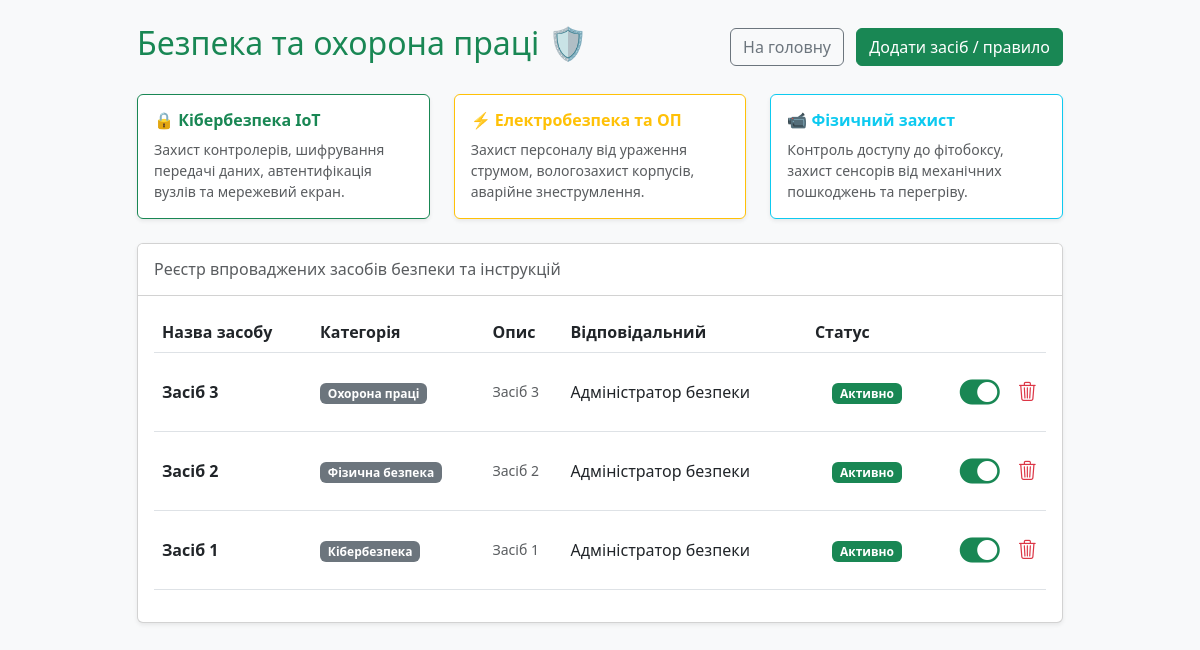
The page /security/ on the database as committed earlier.
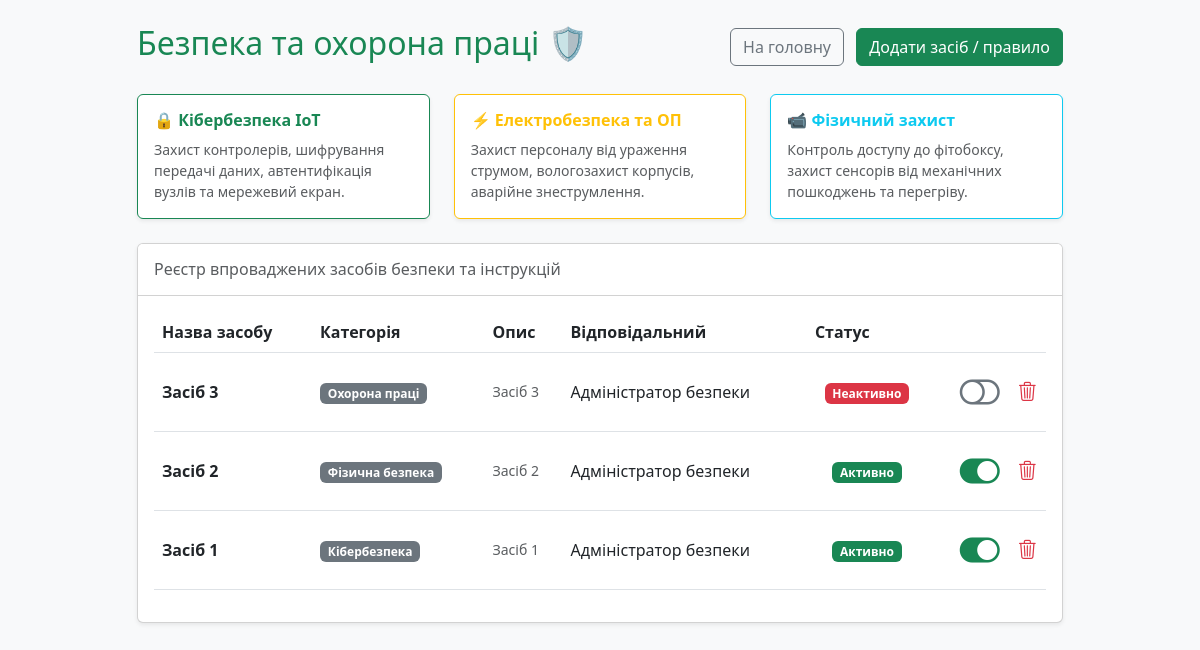
The same page on the database as committed later.
### security/models.py (models this page shows, shortened)
class SecurityMeasure(models.Model):
    CATEGORY_CHOICES = [
        ('Кібербезпека', 'Кібербезпека (Мережа та дані)'),
        ('Фізична безпека', 'Фізична безпека (Обладнання)'),
        ('Охорона праці', 'Охорона праці (Персонал)'),
    ]
    title = models.CharField(max_length=150, verbose_name="Назва заходу / засобу")
    category = models.CharField(max_length=50, choices=CATEGORY_CHOICES, default='Кібербезпека', verbose_name="Категорія")
    description = models.TextField(verbose_name="Опис та правила застосування")
    responsible = models.CharField(max_length=100, default="Адміністратор безпеки", verbose_name="Відповідальна особа")
    is_active = models.BooleanField(default=True, verbose_name="Статус (Впроваджено)")
    updated_at = models.DateTimeField(auto_now=True, verbose_name="Останнє оновлення")

### security/views.py (the view)
# urls.py: path('', views.security_list, name='security_list'),
def security_list(request):
    measures = SecurityMeasure.objects.all().order_by('-id')
    return render(request, 'security/security_list.html', {'measures': measures})

### templates/security/security_list.html (shortened to what the changed rows need)
<!DOCTYPE html>
<html lang="uk">
<head>
    <link href="https://cdn.jsdelivr.net/npm/bootstrap@5.3.0/dist/css/bootstrap.min.css" rel="stylesheet">
    <link href="https://cdn.jsdelivr.net/npm/bootstrap-icons@1.11.1/font/bootstrap-icons.css" rel="stylesheet">
</head>
<body class="bg-light p-4">
    <div class="container" style="max-width: 950px;">
        <div class="d-flex justify-content-between align-items-center mb-4">
            <h2 class="text-success" style="font-weight: 500;">Безпека та охорона праці 🛡️</h2>
        </div>
        <div class="card shadow-sm">
            <div class="card-body">
                <table class="table table-borderless align-middle">
                    <thead class="border-bottom">
                        <tr>
                            <th>Назва засобу</th>
                            <th>Категорія</th>
                            <th>Опис</th>
                            <th>Відповідальний</th>
                            <th>Статус</th>
                        </tr>
                    </thead>
                    <tbody>
                        {% for item in measures %}
                        <tr class="border-bottom">
                            <td class="fw-bold">{{ item.title }}</td>
                            <td><span class="badge bg-secondary">{{ item.category }}</span></td>
                            <td class="small text-muted">{{ item.description }}</td>
                            <td>{{ item.responsible }}</td>
                            <td class="text-center" style="width: 120px;">
                                {% if item.is_active %}
                                    <span class="badge bg-success">Активно</span>
                                {% else %}
                                    <span class="badge bg-danger">Неактивно</span>
                                {% endif %}
                            </td>
                            <td class="text-end">
                                <div class="d-flex justify-content-end align-items-center gap-2">
                                    <form method="post" action="{% url 'toggle_security' item.pk %}" class="m-0">
                                        <button type="submit" class="btn btn-link p-0 text-decoration-none shadow-none" title="Змінити статус">
                                            {% if item.is_active %}
                                                <i class="bi bi-toggle-on text-success" style="font-size: 2.5rem;"></i>
                                            {% else %}
                                                <i class="bi bi-toggle-off text-secondary" style="font-size: 2.5rem;"></i>
                                            {% endif %}
                                        </button>
                                    </form>
                                    <form method="post" action="{% url 'delete_security' item.pk %}" onsubmit="return confirm('Видалити це правило безпеки?');" class="m-0">
                                        <button type="submit" class="btn btn-link p-0 text-decoration-none shadow-none ms-2" title="Видалити">
                                            <i class="bi bi-trash3 text-danger" style="font-size: 1.2rem;"></i>
                                        </button>
                                    </form>
                                </div>
                            </td>
                        </tr>
                        {% empty %}
                        <tr>
                            <td colspan="5" class="text-center text-muted py-4">Засоби безпеки ще не додані.</td>
                        </tr>
                        {% endfor %}
                    </tbody>
                </table>
            </div>
        </div>
    </div>
</body>
</html>

Rows that differ between the two databases and show on the page:
changed SecurityMeasure "Засіб 3": is_active "Активно" → "Неактивно"
